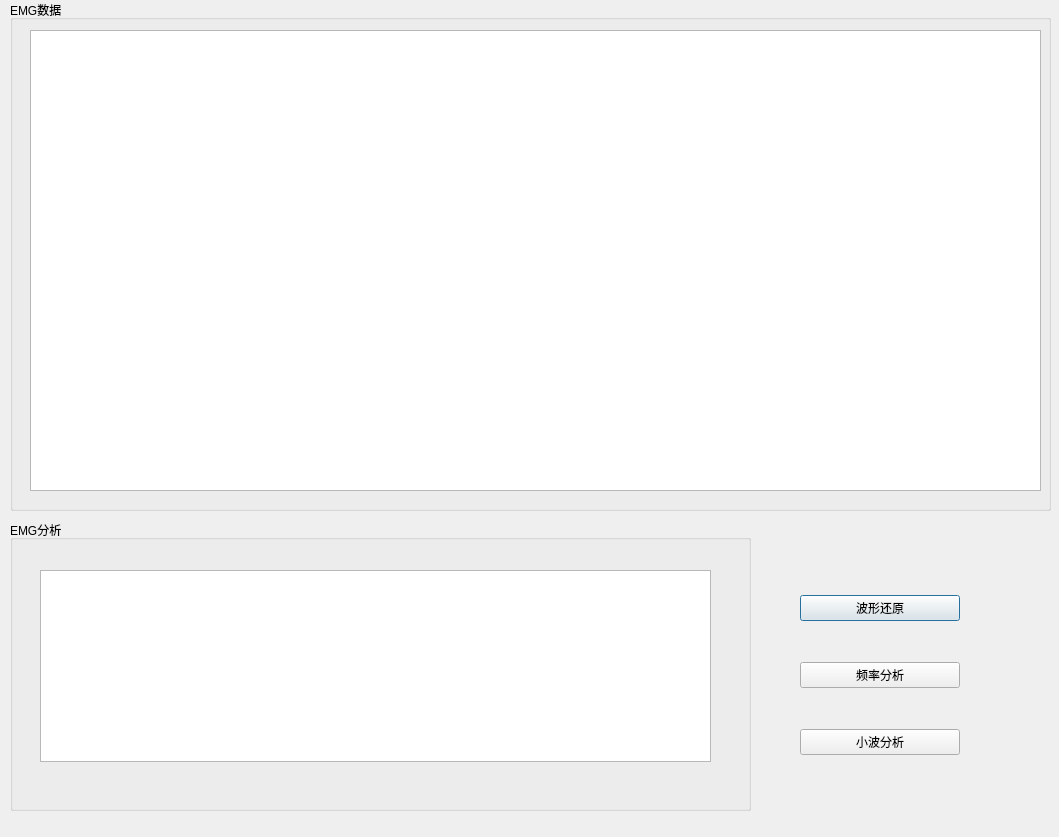
<?xml version="1.0" encoding="UTF-8"?>
<ui version="4.0">
 <class>Dialog</class>
 <widget class="QDialog" name="Dialog">
  <property name="geometry">
   <rect>
    <x>0</x>
    <y>0</y>
    <width>1059</width>
    <height>837</height>
   </rect>
  </property>
  <property name="windowTitle">
   <string>Dialog</string>
  </property>
  <widget class="QGroupBox" name="groupBox">
   <property name="geometry">
    <rect>
     <x>10</x>
     <y>0</y>
     <width>1041</width>
     <height>511</height>
    </rect>
   </property>
   <property name="title">
    <string>EMG数据</string>
   </property>
   <widget class="QGraphicsView" name="graphicsView">
    <property name="geometry">
     <rect>
      <x>20</x>
      <y>30</y>
      <width>1011</width>
      <height>461</height>
     </rect>
    </property>
   </widget>
  </widget>
  <widget class="QGroupBox" name="groupBox_2">
   <property name="geometry">
    <rect>
     <x>10</x>
     <y>520</y>
     <width>741</width>
     <height>291</height>
    </rect>
   </property>
   <property name="title">
    <string>EMG分析</string>
   </property>
   <widget class="QGraphicsView" name="graphicsView_2">
    <property name="geometry">
     <rect>
      <x>30</x>
      <y>50</y>
      <width>671</width>
      <height>192</height>
     </rect>
    </property>
   </widget>
  </widget>
  <widget class="QWidget" name="verticalLayoutWidget">
   <property name="geometry">
    <rect>
     <x>800</x>
     <y>560</y>
     <width>160</width>
     <height>231</height>
    </rect>
   </property>
   <layout class="QVBoxLayout" name="verticalLayout">
    <item>
     <widget class="QPushButton" name="pushButton">
      <property name="text">
       <string>波形还原</string>
      </property>
     </widget>
    </item>
    <item>
     <widget class="QPushButton" name="pushButton_2">
      <property name="text">
       <string>频率分析</string>
      </property>
     </widget>
    </item>
    <item>
     <widget class="QPushButton" name="pushButton_3">
      <property name="text">
       <string>小波分析</string>
      </property>
     </widget>
    </item>
   </layout>
  </widget>
 </widget>
 <resources/>
 <connections/>
</ui>
